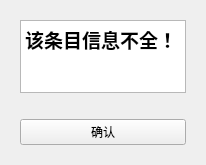
<?xml version="1.0" encoding="UTF-8"?>
<ui version="4.0">
 <class>Form</class>
 <widget class="QWidget" name="Form">
  <property name="geometry">
   <rect>
    <x>0</x>
    <y>0</y>
    <width>206</width>
    <height>165</height>
   </rect>
  </property>
  <property name="windowTitle">
   <string>Form</string>
  </property>
  <layout class="QVBoxLayout" name="verticalLayout_2">
   <item>
    <widget class="QWidget" name="widget" native="true">
     <layout class="QHBoxLayout" name="horizontalLayout">
      <item>
       <layout class="QVBoxLayout" name="verticalLayout">
        <item>
         <widget class="QTextEdit" name="textEdit">
          <property name="html">
           <string>&lt;!DOCTYPE HTML PUBLIC &quot;-//W3C//DTD HTML 4.0//EN&quot; &quot;http://www.w3.org/TR/REC-html40/strict.dtd&quot;&gt;
&lt;html&gt;&lt;head&gt;&lt;meta name=&quot;qrichtext&quot; content=&quot;1&quot; /&gt;&lt;meta charset=&quot;utf-8&quot; /&gt;&lt;style type=&quot;text/css&quot;&gt;
p, li { white-space: pre-wrap; }
hr { height: 1px; border-width: 0; }
li.unchecked::marker { content: &quot;\2610&quot;; }
li.checked::marker { content: &quot;\2612&quot;; }
&lt;/style&gt;&lt;/head&gt;&lt;body style=&quot; font-family:'Segoe UI'; font-size:9pt; font-weight:400; font-style:normal;&quot;&gt;
&lt;p style=&quot; margin-top:0px; margin-bottom:0px; margin-left:0px; margin-right:0px; -qt-block-indent:0; text-indent:0px;&quot;&gt;&lt;span style=&quot; font-size:14pt; font-weight:700;&quot;&gt;该条目信息不全！&lt;/span&gt;&lt;/p&gt;&lt;/body&gt;&lt;/html&gt;</string>
          </property>
          <property name="overwriteMode">
           <bool>false</bool>
          </property>
         </widget>
        </item>
        <item>
         <spacer name="horizontalSpacer">
          <property name="orientation">
           <enum>Qt::Orientation::Horizontal</enum>
          </property>
          <property name="sizeHint" stdset="0">
           <size>
            <width>40</width>
            <height>20</height>
           </size>
          </property>
         </spacer>
        </item>
        <item>
         <widget class="QPushButton" name="pushButton">
          <property name="text">
           <string>确认</string>
          </property>
         </widget>
        </item>
       </layout>
      </item>
     </layout>
    </widget>
   </item>
  </layout>
 </widget>
 <resources/>
 <connections/>
</ui>
